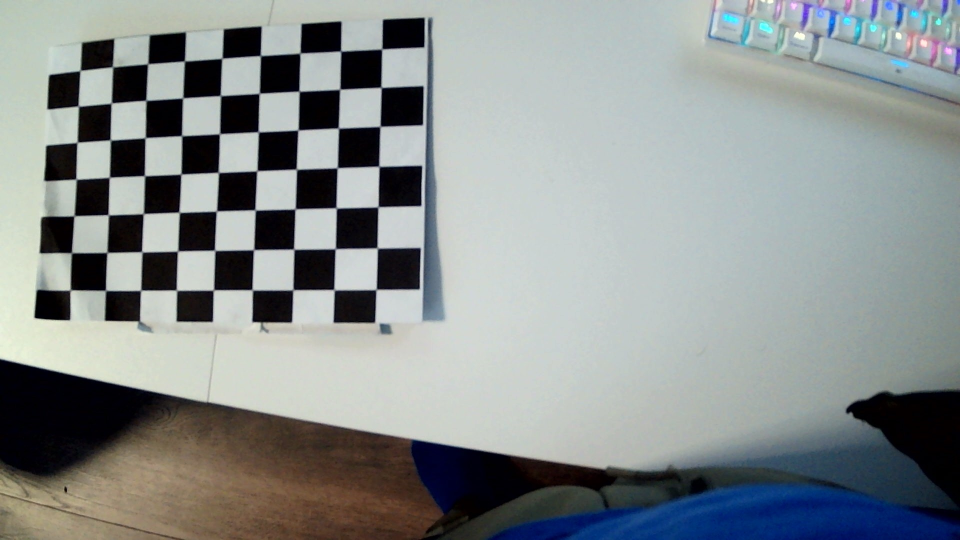
#> input picture demoImages/calibrationWebcam/WIN_20241212_13_17_17_Pro.jpg, 1920 x 1080 px (shown at 1/2 size); its folder holds 4 pictures in this run
$ python cam_calib2.py
#> lines starting #> are read from the running program, lines starting #| are printed output that depends on the picture; after the words box and inside, x2 and y2 are one past the last pixel; in counts of white or black regions, pixels touching at a corner belong together
import numpy as np
import cv2 as cv
import glob
import os
import matplotlib.pyplot as plt

def calibrate(showPics=True):
    # Read Images
#> called with showPics = True
    root = os.getcwd()
    calibrationDir = os.path.join(root, 'demoImages/calibrationWebcam')
    imgPathList = glob.glob(os.path.join(calibrationDir, '*.jpg'))

    # Initialize
    nRows = 9
    nCols = 6
    termCriteria = (cv.TERM_CRITERIA_EPS + cv.TERM_CRITERIA_MAX_ITER, 30, 0.001)
    worldPtsCur = np.zeros((nRows * nCols, 3), np.float32)
    worldPtsCur[:, :2] = np.mgrid[0:nRows, 0:nCols].T.reshape(-1, 2)
    worldPtsList = []
    imgPtsList = []

    # Find Corners
    for curImgPath in imgPathList:
        imgBGR = cv.imread(curImgPath)
#> imgBGR is the input picture: shape (1080, 1920, 3); mean B, G, R 142.7, 143.1, 137.3
        imgGray = cv.cvtColor(imgBGR, cv.COLOR_BGR2GRAY)
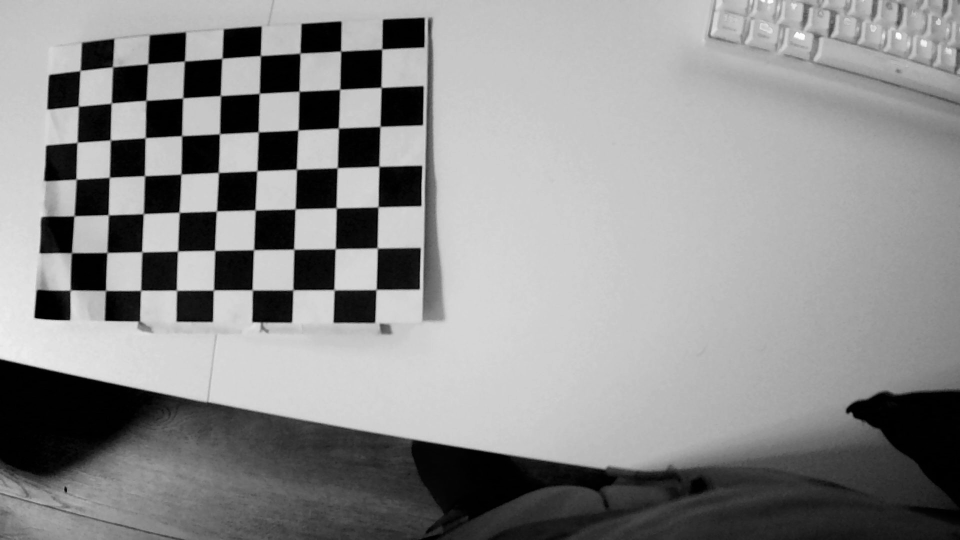
#> imgGray: shape (1080, 1920) (shown at 1/2 size); min 0, max 254, mean 141.3
        cornersFound, cornersOrg = cv.findChessboardCorners(imgGray, (nRows, nCols), None)
#> cornersFound = False; cornersOrg = None

        if cornersFound == True:
            worldPtsList.append(worldPtsCur)
            cornersRefined = cv.cornerSubPix(imgGray, cornersOrg, (11, 11), (-1, -1), termCriteria)
            imgPtsList.append(cornersRefined)
            if showPics:
                cv.drawChessboardCorners(imgBGR, (nRows, nCols), cornersRefined, cornersFound)
                cv.imshow('Chessboard', imgBGR)
                cv.waitKey(500)
#> pass 2 of the loop in calibrate, `for curImgPath in imgPathList:`:
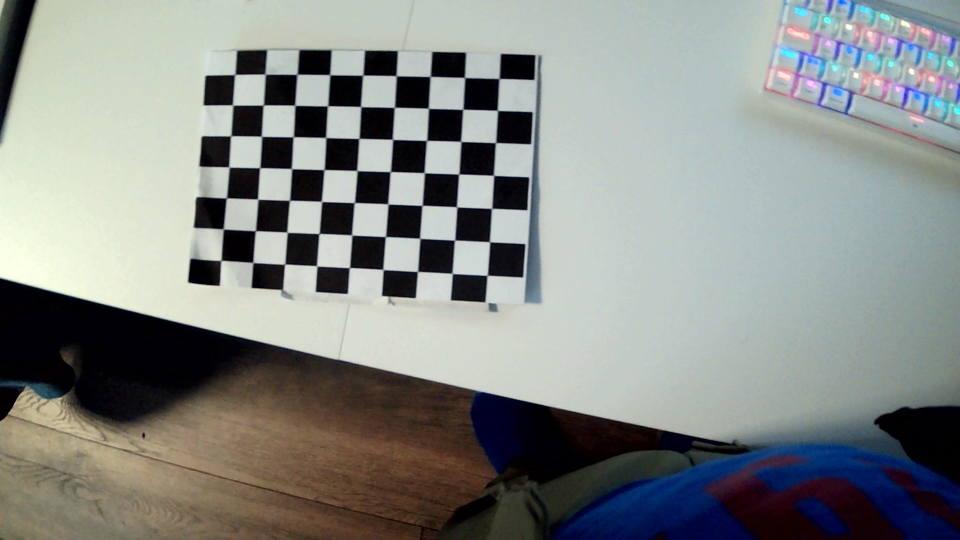
#> input picture demoImages/calibrationWebcam/WIN_20241212_13_17_30_Pro.jpg, 1920 x 1080 px (shown at 1/2 size)
#> in calibrate, imgBGR is the input picture: shape (1080, 1920, 3); mean B, G, R 135, 138, 134.3
#> in calibrate, `imgGray = cv.cvtColor(imgBGR, cv.COLOR_BGR2GRAY)`:
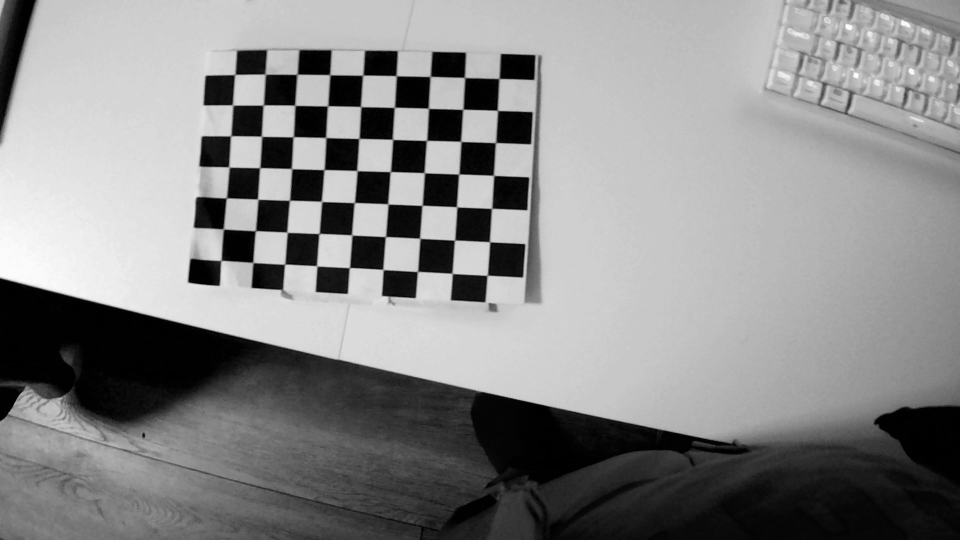
#> imgGray: shape (1080, 1920) (shown at 1/2 size); min 0, max 254, mean 136.6
#> pass 3 of the loop in calibrate, `for curImgPath in imgPathList:`:
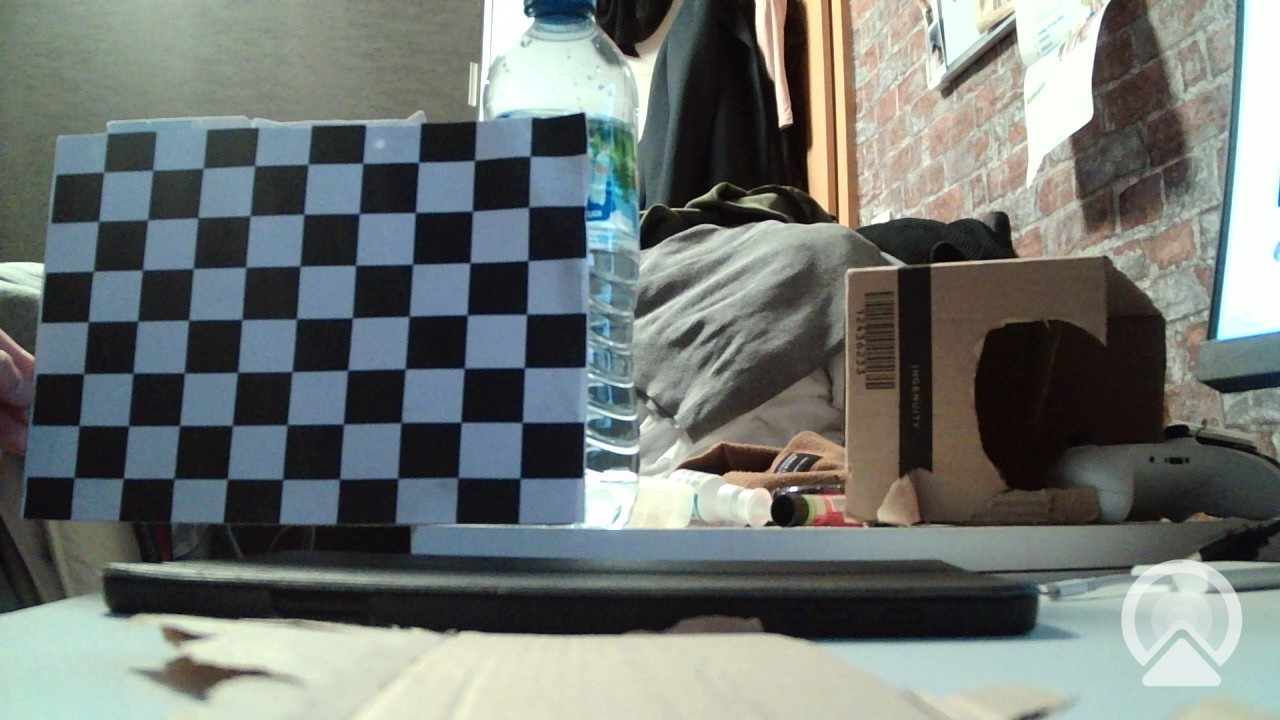
#> input picture demoImages/calibrationWebcam/WIN_20241212_20_07_12_Pro.jpg, 1280 x 720 px
#> in calibrate, imgBGR is the input picture: shape (720, 1280, 3); mean B, G, R 115.2, 118.1, 112.1
#> in calibrate, `imgGray = cv.cvtColor(imgBGR, cv.COLOR_BGR2GRAY)`:
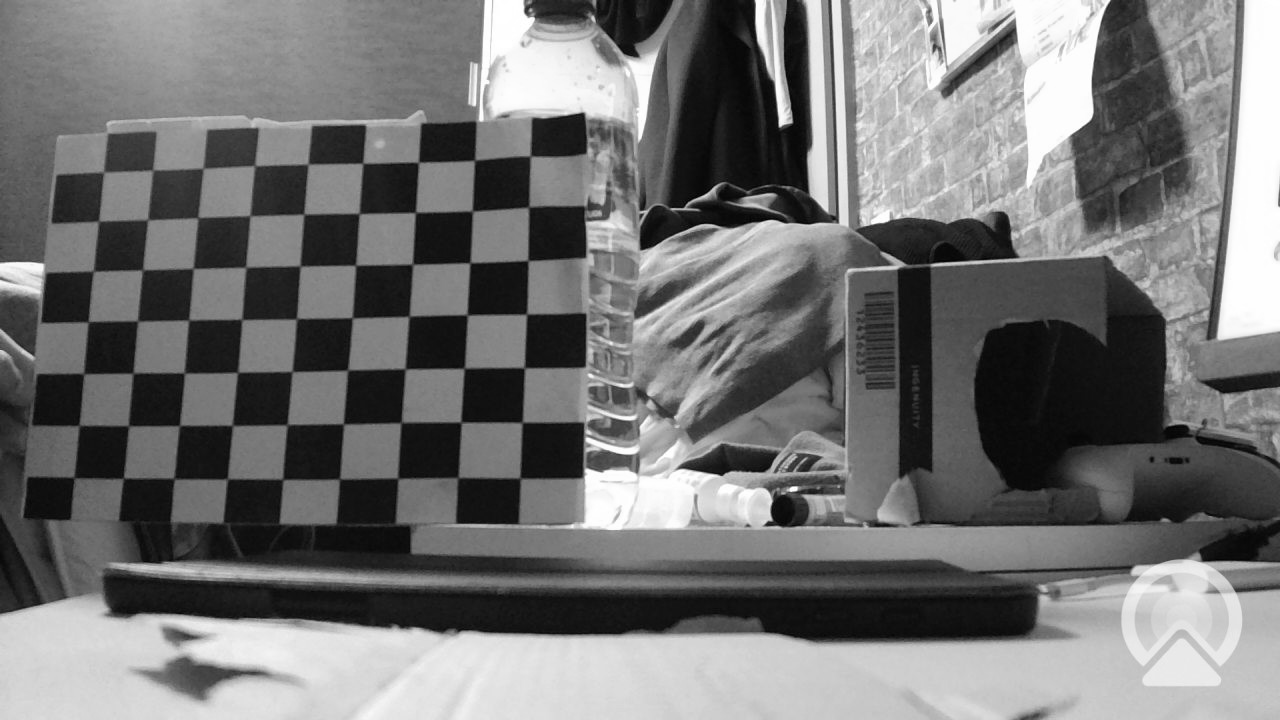
#> imgGray: shape (720, 1280); min 0, max 255, mean 116
#> cornersFound = True; cornersOrg = 54 rows, first 8: [522.5, 422.1], [461.3, 420.2], [400, 422.1], [343.6, 423.5], [287, 424.5], [231.7, 425.3], [178.8, 425.1], [129, 424.8]
#> cornersRefined = 54 rows, first 8: [522.2, 422.4], [461, 422.2], [401.1, 422.5], [343.5, 424], [287.2, 424.6], [232.4, 425.5], [179.5, 425.5], [128.5, 425.8]
#> in calibrate, `cv.drawChessboardCorners(imgBGR, (nRows, nCols), cornersRefined, corne..`:
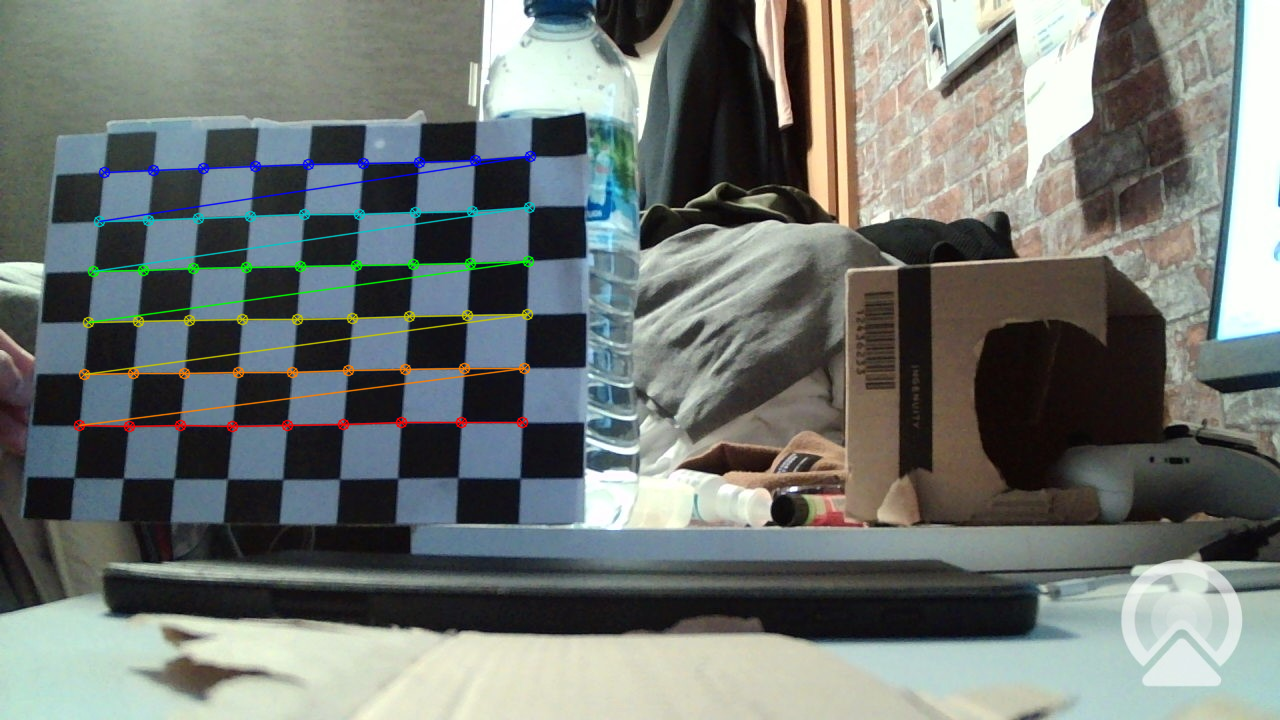
#> imgBGR: shape (720, 1280, 3); 2.02% of pixels changed, all inside (x1, y1, x2, y2) = (73, 150, 537, 433)
#> the loop made 4 passes; the first 3 are shown
    cv.destroyAllWindows()

    # Calibrate
    repError, camMatrix, distCoeff, rvecs, tvecs = cv.calibrateCamera(
        worldPtsList, imgPtsList, imgGray.shape[::-1], None, None
    )
    print('Camera Matrix:\n', camMatrix)
    print('Distortion Coefficients:\n', distCoeff)

    # Save the calibration results
    np.savez('calibration_data.npz', camMatrix=camMatrix, distCoeff=distCoeff, rvecs=rvecs, tvecs=tvecs)

    return camMatrix, distCoeff

if __name__ == "__main__":
    calibrate()
